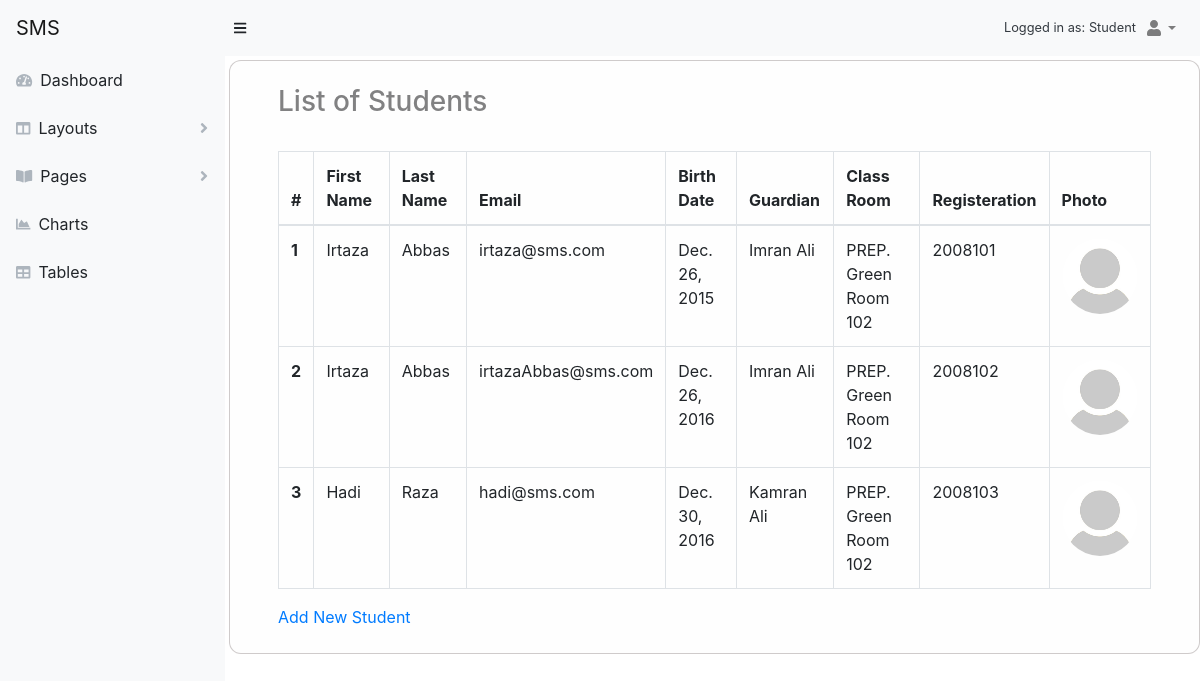
The page /account/view-student/ (signed in) on the database as committed earlier.
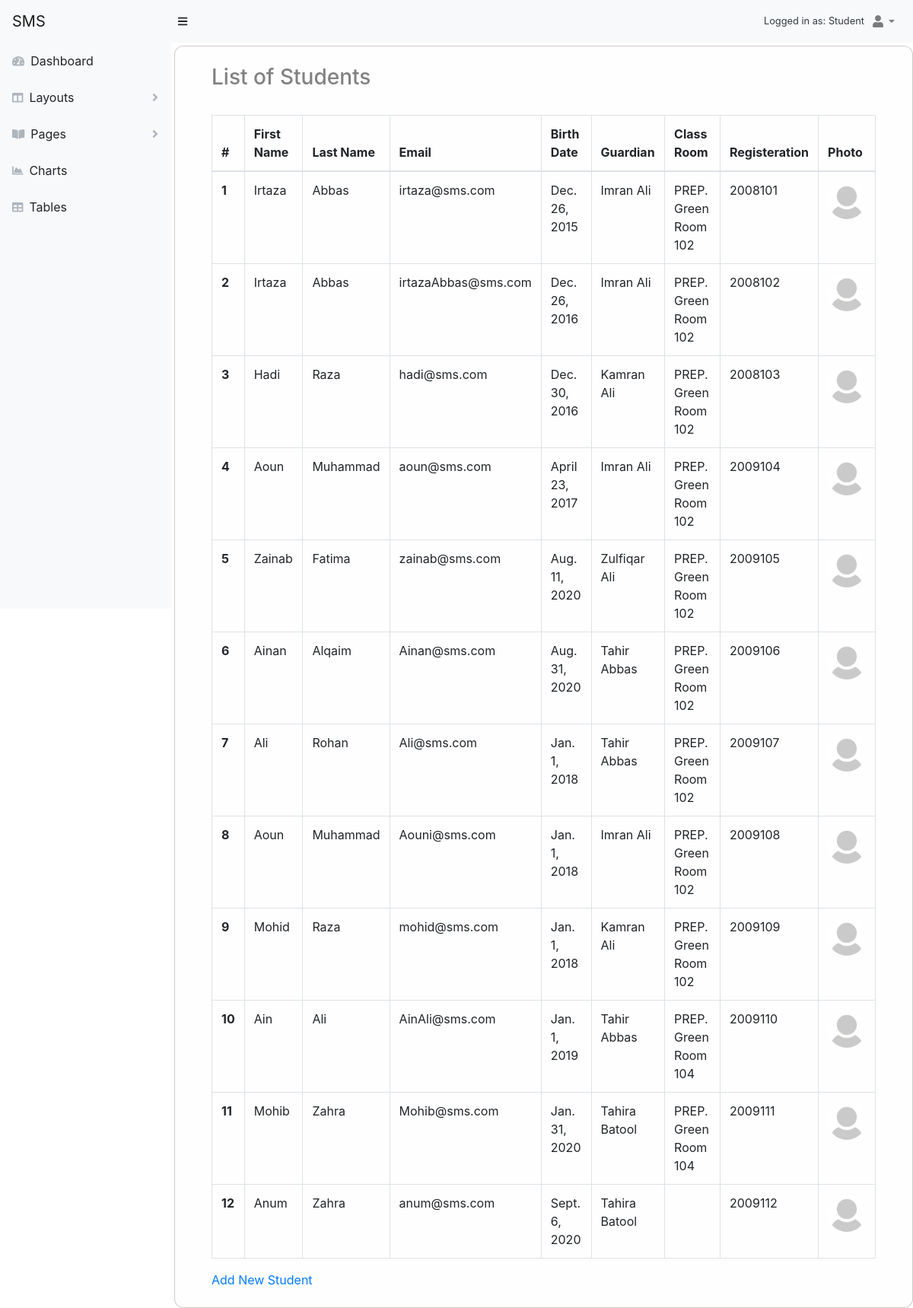
The same page on the database as committed later.
### accounts/models.py (models this page shows, shortened)
class Profile(models.Model):
    user = models.OneToOneField(User, on_delete=models.CASCADE ,default=1)
    photo = models.ImageField(upload_to=settings.MEDIA_ROOT+'/images/profile_images/%Y%m%d', null=True, blank=True, default='/media/images/default.jpg')
    birth_date = models.DateField()
    date_left = models.DateField(null=True, blank=True)
    salary = models.FloatField(max_length=6)
    contact_number = models.CharField(max_length=11)
    address = models.ForeignKey(Address, on_delete=models.CASCADE, default=1)
    CHOICES = [('M', 'Male'), ('F', 'Female')]
    gender = models.CharField(_('gender'), max_length=1, choices=CHOICES)
    def __str__(self):
        return self.user.__str__()
    class Meta:
        abstract = True

class Student(Profile):
    reg_number = models.CharField(primary_key=True, max_length=30)
    roll_number = models.PositiveIntegerField()
    STATUS_CHOICES = [('A', 'Active'), ('I', 'Inactive')]
    status = models.CharField(max_length=1, default='A', choices=STATUS_CHOICES)
    guardian = models.ForeignKey("Parent", on_delete=models.CASCADE)
    salary = None
    contact_number = None
    address = None
    USERNAME_FIELD = 'roll_number'
    class Meta:
        db_table = 'Student'
        verbose_name = _('student')
        verbose_name_plural = _('students')

class User(AbstractBaseUser, PermissionsMixin):
    email = models.EmailField(_('email address'), unique=True)
    first_name = models.CharField(_('first name'), max_length=30, blank=True)
    last_name = models.CharField(_('last name'), max_length=30, blank=True)
    date_joined = models.DateTimeField(_('date joined'), auto_now_add=True)
    is_active = models.BooleanField(_('active'), default=True)
    is_staff = models.BooleanField(_('staff'), default=True)
    objects = UserManager()
    USERNAME_FIELD = 'email'
    REQUIRED_FIELDS = []
    class Meta:
        db_table = "User"
        verbose_name = _('user')
        verbose_name_plural = _('users')
    def __str__(self):
        return self.get_full_name()
    def get_full_name(self):
        full_name = '%s %s' % (self.first_name, self.last_name)
        return full_name.strip()

class Parent(Profile):
    salary = None
    date_left = None
    class Meta:
        db_table = 'Parent'
        verbose_name = _('parent')
        verbose_name_plural = _('parents')

### campus/models.py (models this page shows)
class ClassRoomStudents(models.Model):
    class_room = models.ForeignKey(ClassRoom, on_delete=models.DO_NOTHING)
    student = models.ForeignKey(Student, on_delete=models.DO_NOTHING )
    session = models.CharField(max_length=4, default=datetime.date.today().year) # hide this field using forms
    class Meta:
        unique_together = (('student', 'session'),)
        db_table = "ClassRoomStudents"
        verbose_name = _('Class Students')
        verbose_name_plural = _('Class Students')

class ClassRoom(models.Model):
    room_number = models.IntegerField(primary_key=True)
    level = models.ForeignKey(Level, on_delete=models.CASCADE)
    section = models.CharField(max_length=30)
    student_capacity = models.IntegerField(default=30)
    incharge = models.ForeignKey(Teacher, on_delete=models.DO_NOTHING)
    def __str__(self):
        return '%s %s Room %s ' % (self.level, self.section, self.room_number)
    class Meta:
        db_table = "ClassRoom"
        verbose_name = _('Class Room')
        verbose_name_plural = _('Class Rooms')

class Level(models.Model):
    name = models.CharField(max_length=20, unique=True)
    def __str__(self):
        return '%s'%(self.name)
    class Meta:
        db_table = 'Level'
        verbose_name = _('Level')
        verbose_name_plural = _('Levels')

### accounts/views.py (the view)
# urls.py: path('view-student/', views.ViewStudentUser.as_view(), name='view_student'),
class ViewStudentUser(View):
    template_name = 'accounts/student/students.html'
    def get(self, request):
        students = Student.objects.all()
        class_room_students = ClassRoomStudents.objects.all()
        context = { 'students': students, 'class_room_students':class_room_students}
        return render(request, self.template_name, context)

### templates/accounts/student/students.html (shortened to what this page needs)
{% extends 'layouts/base.html' %}
{% load static %}
{% block content %}
<div class="container">
        <h3>List of Students</h3>
    <br>
    <table class="table table-lg table-bordered">
        <thead>
            <tr>
                <th>#</th>
                <th>First Name</th>
                <th>Last Name</th>
                <th>Email</th>
                <th>Birth Date</th>
                <th>Guardian</th>
                <th>Class Room</th>
                <th>Registeration</th>
                <th>Photo</th>
            </tr>
        </thead>
        <tbody>
            {% for student in students %}
                <tr>
                    <th>{{ forloop.counter }}</th>
                    <td>{{student.user.first_name}}</td>
                    <td>{{student.user.last_name}}</td>
                    <td>{{student.user.email}}</td>
                    <td>{{student.birth_date}}</td>
                    <td>{{student.guardian}}</td>
                    <td>
                        {% for record in class_room_students %}
                            {% if record.student_id == student.reg_number %}
                                {{record.class_room}}
                            {% endif %}
                        {% endfor %}
                    </td>
                    <td>{{ student.reg_number }}</td>
                    <td>
                        {% if student.photo %}
                            <img class='rounded-circle card-img' src={{ student.photo.url }}/>
                        {% else %}
                            <img class="rounded-circle card-img " src='/media/images/default.jpg'/>
                        {% endif %}
                    </td>
                </tr>
            {% endfor %}
        </tbody>
    </table>
    <a href="{% url 'accounts:create_student' %}">Add New Student</a>
</div>
{% endblock content %}

Rows that differ between the two databases and show on the page:
added Student: user.first_name "Aoun", user.last_name "Muhammad", user.email "aoun@sms.com", birth_date "April 23, 2017", guardian "Imran Ali", reg_number "2009104"
added ClassRoomStudents: class_room "PREP. Green Room 102", shown under "Aoun"
added Student: user.first_name "Zainab", user.last_name "Fatima", user.email "zainab@sms.com", birth_date "Aug. 11, 2020", guardian "Zulfiqar Ali", reg_number "2009105"
added ClassRoomStudents: class_room "PREP. Green Room 102", shown under "Zainab"
added Student: user.first_name "Ainan", user.last_name "Alqaim", user.email "Ainan@sms.com", birth_date "Aug. 31, 2020", guardian "Tahir Abbas", reg_number "2009106"
added ClassRoomStudents: class_room "PREP. Green Room 102", shown under "Ainan"
added Student: user.first_name "Ali", user.last_name "Rohan", user.email "Ali@sms.com", birth_date "Jan. 1, 2018", guardian "Tahir Abbas", reg_number "2009107"
added ClassRoomStudents: class_room "PREP. Green Room 102", shown under "Ali"
added Student: user.first_name "Aoun", user.last_name "Muhammad", user.email "Aouni@sms.com", birth_date "Jan. 1, 2018", guardian "Imran Ali", reg_number "2009108"
added ClassRoomStudents: class_room "PREP. Green Room 102", shown under "Aoun"
added Student: user.first_name "Mohid", user.last_name "Raza", user.email "mohid@sms.com", birth_date "Jan. 1, 2018", guardian "Kamran Ali", reg_number "2009109"
added ClassRoomStudents: class_room "PREP. Green Room 102", shown under "Mohid"
added Student: user.first_name "Ain", user.last_name "Ali", user.email "AinAli@sms.com", birth_date "Jan. 1, 2019", guardian "Tahir Abbas", reg_number "2009110"
added ClassRoomStudents: class_room "PREP. Green Room 104", shown under "Ain"
added Student: user.first_name "Mohib", user.last_name "Zahra", user.email "Mohib@sms.com", birth_date "Jan. 31, 2020", guardian "Tahira Batool", reg_number "2009111"
added ClassRoomStudents: class_room "PREP. Green Room 104", shown under "Mohib"
added Student: user.first_name "Anum", user.last_name "Zahra", user.email "anum@sms.com", birth_date "Sept. 6, 2020", guardian "Tahira Batool", reg_number "2009112"
